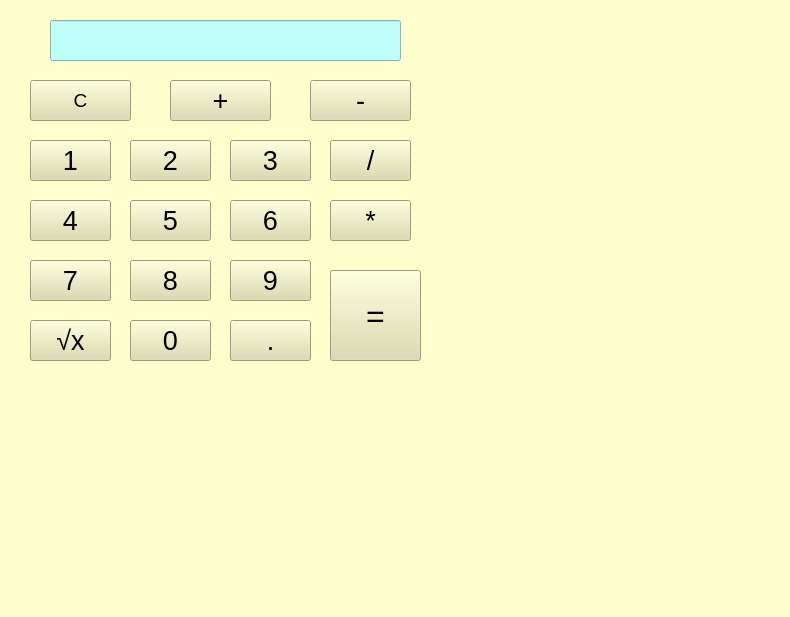
<?xml version="1.0" encoding="UTF-8"?>
<ui version="4.0">
 <class>Form</class>
 <widget class="QWidget" name="Form">
  <property name="geometry">
   <rect>
    <x>0</x>
    <y>0</y>
    <width>790</width>
    <height>617</height>
   </rect>
  </property>
  <property name="windowTitle">
   <string>Form</string>
  </property>
  <property name="autoFillBackground">
   <bool>false</bool>
  </property>
  <property name="styleSheet">
   <string notr="true">background-color: rgb(255, 255, 205);</string>
  </property>
  <widget class="QLineEdit" name="lineEdit">
   <property name="geometry">
    <rect>
     <x>50</x>
     <y>20</y>
     <width>351</width>
     <height>41</height>
    </rect>
   </property>
   <property name="font">
    <font>
     <family>MS UI Gothic</family>
     <pointsize>14</pointsize>
     <weight>50</weight>
     <bold>false</bold>
    </font>
   </property>
   <property name="styleSheet">
    <string notr="true">background-color: rgb(190, 255, 250);</string>
   </property>
  </widget>
  <widget class="QPushButton" name="pushButton">
   <property name="geometry">
    <rect>
     <x>330</x>
     <y>270</y>
     <width>91</width>
     <height>91</height>
    </rect>
   </property>
   <property name="font">
    <font>
     <pointsize>24</pointsize>
    </font>
   </property>
   <property name="styleSheet">
    <string notr="true">background-color: rgb(219, 220, 168);</string>
   </property>
   <property name="text">
    <string>=</string>
   </property>
  </widget>
  <widget class="QPushButton" name="pushButton_2">
   <property name="geometry">
    <rect>
     <x>30</x>
     <y>80</y>
     <width>101</width>
     <height>41</height>
    </rect>
   </property>
   <property name="font">
    <font>
     <family>MS UI Gothic</family>
     <pointsize>14</pointsize>
     <weight>50</weight>
     <bold>false</bold>
    </font>
   </property>
   <property name="styleSheet">
    <string notr="true">background-color: rgb(219, 220, 168);</string>
   </property>
   <property name="text">
    <string>C</string>
   </property>
  </widget>
  <widget class="QPushButton" name="pushButton_3">
   <property name="geometry">
    <rect>
     <x>170</x>
     <y>80</y>
     <width>101</width>
     <height>41</height>
    </rect>
   </property>
   <property name="font">
    <font>
     <family>MS UI Gothic</family>
     <pointsize>20</pointsize>
     <weight>50</weight>
     <bold>false</bold>
    </font>
   </property>
   <property name="styleSheet">
    <string notr="true">background-color: rgb(219, 220, 168);</string>
   </property>
   <property name="text">
    <string>+</string>
   </property>
  </widget>
  <widget class="QPushButton" name="pushButton_4">
   <property name="geometry">
    <rect>
     <x>330</x>
     <y>140</y>
     <width>81</width>
     <height>41</height>
    </rect>
   </property>
   <property name="font">
    <font>
     <family>MS UI Gothic</family>
     <pointsize>20</pointsize>
     <weight>50</weight>
     <bold>false</bold>
    </font>
   </property>
   <property name="styleSheet">
    <string notr="true">background-color: rgb(219, 220, 168);</string>
   </property>
   <property name="text">
    <string>/</string>
   </property>
  </widget>
  <widget class="QPushButton" name="pushButton_5">
   <property name="geometry">
    <rect>
     <x>310</x>
     <y>80</y>
     <width>101</width>
     <height>41</height>
    </rect>
   </property>
   <property name="font">
    <font>
     <family>MS UI Gothic</family>
     <pointsize>20</pointsize>
     <weight>50</weight>
     <bold>false</bold>
    </font>
   </property>
   <property name="styleSheet">
    <string notr="true">background-color: rgb(219, 220, 168);</string>
   </property>
   <property name="text">
    <string>-</string>
   </property>
  </widget>
  <widget class="QPushButton" name="pushButton_6">
   <property name="geometry">
    <rect>
     <x>330</x>
     <y>200</y>
     <width>81</width>
     <height>41</height>
    </rect>
   </property>
   <property name="font">
    <font>
     <family>MS UI Gothic</family>
     <pointsize>20</pointsize>
     <weight>50</weight>
     <bold>false</bold>
    </font>
   </property>
   <property name="styleSheet">
    <string notr="true">background-color: rgb(219, 220, 168);</string>
   </property>
   <property name="text">
    <string>*</string>
   </property>
  </widget>
  <widget class="QPushButton" name="pushButton_12">
   <property name="geometry">
    <rect>
     <x>230</x>
     <y>140</y>
     <width>81</width>
     <height>41</height>
    </rect>
   </property>
   <property name="font">
    <font>
     <family>MS UI Gothic</family>
     <pointsize>20</pointsize>
     <weight>50</weight>
     <bold>false</bold>
    </font>
   </property>
   <property name="styleSheet">
    <string notr="true">background-color: rgb(219, 220, 168);</string>
   </property>
   <property name="text">
    <string>3</string>
   </property>
  </widget>
  <widget class="QPushButton" name="pushButton_10">
   <property name="geometry">
    <rect>
     <x>30</x>
     <y>140</y>
     <width>81</width>
     <height>41</height>
    </rect>
   </property>
   <property name="font">
    <font>
     <family>MS UI Gothic</family>
     <pointsize>20</pointsize>
     <weight>50</weight>
     <bold>false</bold>
    </font>
   </property>
   <property name="styleSheet">
    <string notr="true">background-color: rgb(219, 220, 168);</string>
   </property>
   <property name="text">
    <string>1</string>
   </property>
  </widget>
  <widget class="QPushButton" name="pushButton_11">
   <property name="geometry">
    <rect>
     <x>130</x>
     <y>140</y>
     <width>81</width>
     <height>41</height>
    </rect>
   </property>
   <property name="font">
    <font>
     <family>MS UI Gothic</family>
     <pointsize>20</pointsize>
     <weight>50</weight>
     <bold>false</bold>
    </font>
   </property>
   <property name="styleSheet">
    <string notr="true">background-color: rgb(219, 220, 168);</string>
   </property>
   <property name="text">
    <string>2</string>
   </property>
  </widget>
  <widget class="QPushButton" name="pushButton_13">
   <property name="geometry">
    <rect>
     <x>30</x>
     <y>200</y>
     <width>81</width>
     <height>41</height>
    </rect>
   </property>
   <property name="font">
    <font>
     <family>MS UI Gothic</family>
     <pointsize>20</pointsize>
     <weight>50</weight>
     <bold>false</bold>
    </font>
   </property>
   <property name="styleSheet">
    <string notr="true">background-color: rgb(219, 220, 168);</string>
   </property>
   <property name="text">
    <string>4</string>
   </property>
  </widget>
  <widget class="QPushButton" name="pushButton_14">
   <property name="geometry">
    <rect>
     <x>130</x>
     <y>200</y>
     <width>81</width>
     <height>41</height>
    </rect>
   </property>
   <property name="font">
    <font>
     <family>MS UI Gothic</family>
     <pointsize>20</pointsize>
     <weight>50</weight>
     <bold>false</bold>
    </font>
   </property>
   <property name="styleSheet">
    <string notr="true">background-color: rgb(219, 220, 168);</string>
   </property>
   <property name="text">
    <string>5</string>
   </property>
  </widget>
  <widget class="QPushButton" name="pushButton_15">
   <property name="geometry">
    <rect>
     <x>230</x>
     <y>200</y>
     <width>81</width>
     <height>41</height>
    </rect>
   </property>
   <property name="font">
    <font>
     <family>MS UI Gothic</family>
     <pointsize>20</pointsize>
     <weight>50</weight>
     <bold>false</bold>
    </font>
   </property>
   <property name="styleSheet">
    <string notr="true">background-color: rgb(219, 220, 168);</string>
   </property>
   <property name="text">
    <string>6</string>
   </property>
  </widget>
  <widget class="QPushButton" name="pushButton_16">
   <property name="geometry">
    <rect>
     <x>30</x>
     <y>260</y>
     <width>81</width>
     <height>41</height>
    </rect>
   </property>
   <property name="font">
    <font>
     <family>MS UI Gothic</family>
     <pointsize>20</pointsize>
     <weight>50</weight>
     <bold>false</bold>
    </font>
   </property>
   <property name="styleSheet">
    <string notr="true">background-color: rgb(219, 220, 168);</string>
   </property>
   <property name="text">
    <string>7</string>
   </property>
  </widget>
  <widget class="QPushButton" name="pushButton_17">
   <property name="geometry">
    <rect>
     <x>130</x>
     <y>260</y>
     <width>81</width>
     <height>41</height>
    </rect>
   </property>
   <property name="font">
    <font>
     <family>MS UI Gothic</family>
     <pointsize>20</pointsize>
     <weight>50</weight>
     <bold>false</bold>
    </font>
   </property>
   <property name="styleSheet">
    <string notr="true">background-color: rgb(219, 220, 168);</string>
   </property>
   <property name="text">
    <string>8</string>
   </property>
  </widget>
  <widget class="QPushButton" name="pushButton_18">
   <property name="geometry">
    <rect>
     <x>230</x>
     <y>260</y>
     <width>81</width>
     <height>41</height>
    </rect>
   </property>
   <property name="font">
    <font>
     <family>MS UI Gothic</family>
     <pointsize>20</pointsize>
     <weight>50</weight>
     <bold>false</bold>
    </font>
   </property>
   <property name="styleSheet">
    <string notr="true">background-color: rgb(219, 220, 168);</string>
   </property>
   <property name="text">
    <string>9</string>
   </property>
  </widget>
  <widget class="QPushButton" name="pushButton_19">
   <property name="geometry">
    <rect>
     <x>130</x>
     <y>320</y>
     <width>81</width>
     <height>41</height>
    </rect>
   </property>
   <property name="font">
    <font>
     <family>MS UI Gothic</family>
     <pointsize>20</pointsize>
     <weight>50</weight>
     <bold>false</bold>
    </font>
   </property>
   <property name="styleSheet">
    <string notr="true">background-color: rgb(219, 220, 168);</string>
   </property>
   <property name="text">
    <string>0</string>
   </property>
  </widget>
  <widget class="QPushButton" name="pushButton_20">
   <property name="geometry">
    <rect>
     <x>230</x>
     <y>320</y>
     <width>81</width>
     <height>41</height>
    </rect>
   </property>
   <property name="font">
    <font>
     <family>MS UI Gothic</family>
     <pointsize>20</pointsize>
     <weight>50</weight>
     <bold>false</bold>
    </font>
   </property>
   <property name="styleSheet">
    <string notr="true">background-color: rgb(219, 220, 168);</string>
   </property>
   <property name="text">
    <string>.</string>
   </property>
  </widget>
  <widget class="QPushButton" name="pushButton_21">
   <property name="geometry">
    <rect>
     <x>30</x>
     <y>320</y>
     <width>81</width>
     <height>41</height>
    </rect>
   </property>
   <property name="font">
    <font>
     <family>MS UI Gothic</family>
     <pointsize>20</pointsize>
     <weight>50</weight>
     <bold>false</bold>
    </font>
   </property>
   <property name="styleSheet">
    <string notr="true">background-color: rgb(219, 220, 168);</string>
   </property>
   <property name="text">
    <string>√x</string>
   </property>
  </widget>
 </widget>
 <resources/>
 <connections/>
</ui>
